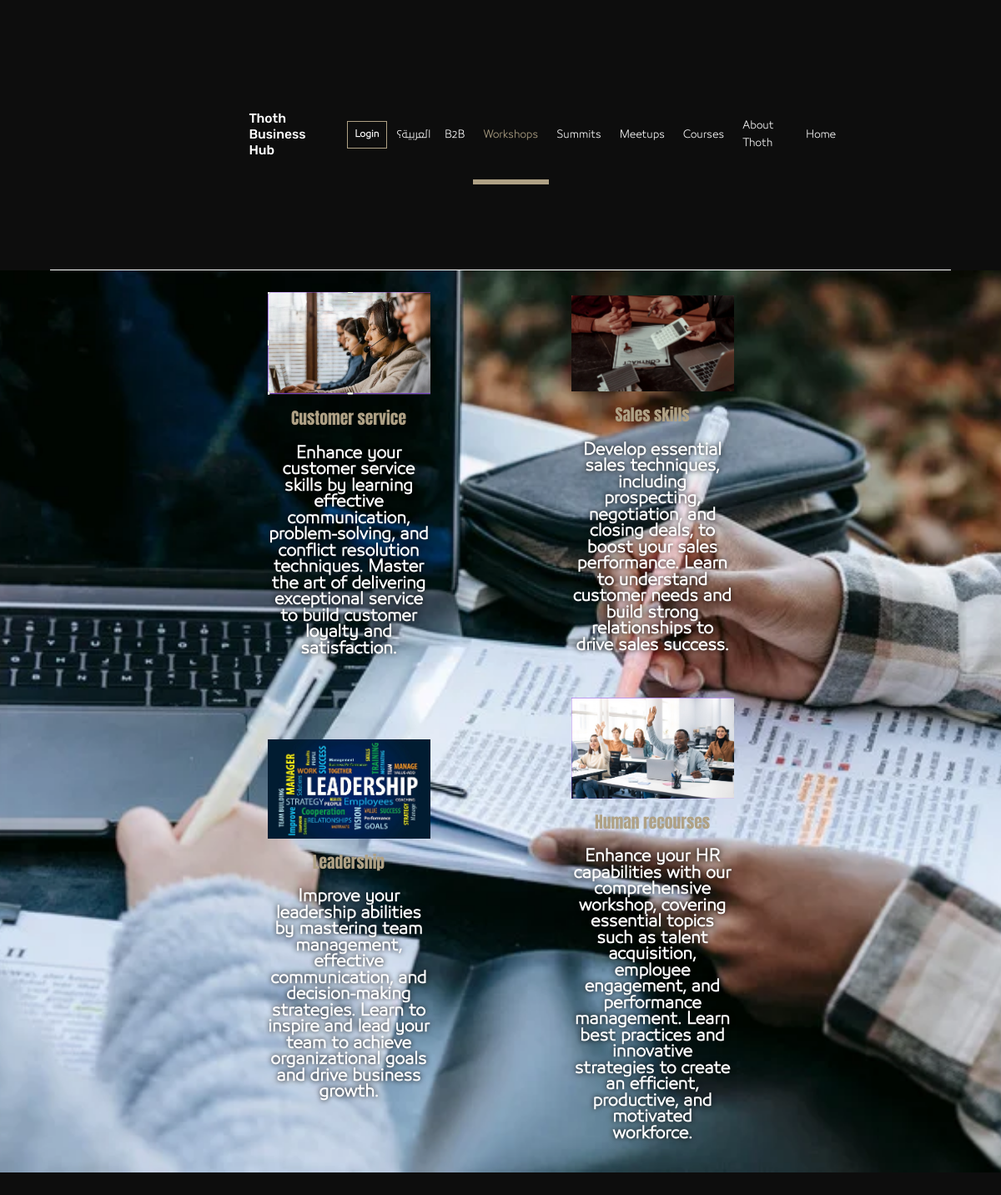
Page /workshop/en/ on the committed database.
### core/models/workshops.py (models this page shows, shortened)
class WorkShopsCategory(models.Model):
    name_en = models.CharField(max_length=100)
    name_ar= models.CharField(max_length=100)
    description_en = models.TextField()
    description_ar = models.TextField()
    banner         = models.ImageField(upload_to="workshopscategory_banner", null=True, blank=True)

### workshops/views.py (the view)
# urls.py: path("workshop/<str:lang>/", views.work_shop, name="workshop"),
def work_shop(req:HttpRequest , lang=None) ->HttpResponse:
    if  lang == None:
        return redirect(
            reverse("core:workshop", args=["en"])
        )
    WorkShopsCategory = workshops.WorkShopsCategory.objects.all()
    context = {
        "lang" : lang         ,
        "active" : "workshops",
        "data" : WorkShopsCategory
    }
    return render(req, "pages/workshops/landing.html", context)

### core/templates/pages/workshops/landing.html (shortened to what this page needs)
{% extends "base.html" %}
{% load static %}
{% block extralink %}
    <link rel="stylesheet" href="{% static 'css/pages/workshops_landing.css' %}">
{% endblock extralink %}
{% block content %}
<main class="main-content">
    <div class="container">
        {% for i in data %}
        <a href="#"  class="workshops-card">
            <img src="{{i.banner.url}}" alt="{{i.name_en}}">
            {% if lang == 'en' %}
            <h1>{{i.name_en}}</h1>
            <p>{{i.description_en}}</p>
            {% elif lang == 'ar' %}
            <h1>{{i.name_ar}}</h1>
            <p>{{i.description_ar}}</p>
            {% endif %}
        </a>
        {% endfor %}
    </div>
</main>
{% endblock content %}

### core/templates/base.html (shortened to what this page needs)
{% load static %}
<!DOCTYPE html>
<html lang="en">
<head>
    <link rel="stylesheet" href="{% static  'css/main.css' %}">
    <link rel="stylesheet" href="{% static  'css/animate.css' %}">
    <link rel="stylesheet" href="{% static  'css/bootstrap.min.css' %}">
    <link rel="stylesheet" href="{% static  'css/style.css' %}">
    <link rel="stylesheet" href="{% static  'fonts-awesome/css/all.min.css' %}">
    {% block extralink %}{% endblock extralink %}
</head>
    <body onload="zoom()">
        {% include "components/navbar.html" %}
        {%  block  content %}
        {%  endblock content %}
</body>
</html>

### core/templates/components/navbar.html (shortened to what this page needs)
{% load static %}
 <div class="ftco-section navbarr" id="Navbar" >
    <div class="container">
        <nav class="navbar navbar-expand-lg ftco_navbar " id="ftco-navbar">
        <div class="container">
            <a class="navbar-brand" href="/">
                <div class="logo">
                    <div class="logo__text">
                        Thoth<br />Business<br />Hub
                    </div>
                </div>
                </a>
          <div class="collapse navbar-collapse" id="ftco-nav">
            <ul  dir="rtl"  class="navbar-nav ml-auto mr-md-3 navbar__links-list">
                <li class="nav-item {% if active == 'home' %}active{% endif %}">
                    <a href="/" dir="rtl" class="nav-link">
                    {% if lang == "ar"  %}
                    الرئيسية
                    {% elif lang == "en" %}
                    Home
                    {% endif %}
                    </a>
                </li>
                <li class="nav-item {% if active == 'about_thoth' %}active{% endif %}">
                    <a class="nav-link" href="/" dir="rtl">
                    {% if lang == "ar" %}
                        عن Thoth
                    {% elif lang == "en" %}
                        About Thoth
                    {% endif %}
                    </a>
                </li>
                <li class="nav-item {% if active == 'courses' %}active{% endif %}">
                    <a class="nav-link" href="{% url 'courses:courses_categories' lang %}"  dir="rtl">
                    {% if lang == "ar" %}
                    دورات تدريبية
                    {% elif lang == "en" %}
                        Courses
                    {% endif %}
                    </a>
                </li>
                <li class="nav-item {% if active == 'meetups' %}active{% endif %}">
                    <a class="nav-link" href="{% url "core:meetups" lang %}" dir="rtl">
                        {% if lang == "ar" %}
                        لقاءات
                        {% elif lang == "en" %}
                        Meetups
                        {% endif %}
                    </a>
                </li>
                <li class="nav-item {% if active == 'summits' %}active{% endif %}">
                    <a class="nav-link" href="{% url "core:summit" lang %}" dir="rtl">
                        {% if lang == "ar" %}
                        مؤتمرات
                        {% elif lang == "en" %}
                        Summits
                        {% endif %}
                    </a>
                </li>
                <li class="nav-item {% if active == 'workshops' %}active{% endif %}" />
                <a class="nav-link" href="{% url 'workshops:workshop' lang %}" dir="rtl">
                    {% if lang == "ar" %}
                    ورشة عمل
                    {% elif lang == "en" %}
                    Workshops
                    {% endif %}
                </a>
            <li class="nav-item {% if active == 'b2b' %}active{% endif %}">
                <a class="nav-link" href="" dir="rtl">
                {% if lang == "ar" %}
                B2B
                {% elif lang == "en" %}
                B2B
                {% endif %}
                </a>
            </li>
            <li class="nav-item" dir="ltr" >
                {% if lang == "ar" %}
                <a  href="{% url 'core:change_lang' %}" dir="ltr">
                    English?
                </a>
                {% elif lang == "en" %}
                <a href="{% url 'core:change_lang' %}" dir="ltr">
                    العربية؟
                </a>
                {% endif %}
            </li>
            {% if not user.is_authenticated %}
    <a href="{% url 'core:login' lang %}" class="navbar__act-button">
        {% if lang == "en" %}
        Login
        {% elif lang == "ar" %}
        تسجيل الدخول
        {% endif %}
    </a>
    {% endif %}
        </ul>
          </div>
        </div>
      </nav>
</div>
</div>

### static_files_dirs/css/main.css (style rules this page uses)
body { background-color: #0D0D0D; }

### static_files_dirs/css/pages/workshops_landing.css (style rules this page uses)
.container { backdrop-filter: blur(1px); display: grid; grid-template-columns: 1fr 1fr; gap: 60px; padding: 40px ; }
.container a img { width: 100%; }
a.workshops-card h1 { font-size: 30px; font-family: "Anton", sans-serif; color: var(--theme-main-color); }
a.workshops-card p , a.workshops-card h1 { text-align: center; }
a.workshops-card p { font-family: "29LT", sans-serif; line-height: 30px; color: var(--white); font-weight: 800; font-size: 28px; text-shadow: 0 0 10px black; }
a.workshops-card { display: flex; width: 60%; flex-direction: column; align-self: center; gap: 20px; justify-self: center; }
a.workshops-card img { height: auto; width: 100%; transition: .4s ease-in; }

### static_files_dirs/css/variables.css (style rules this page uses)
:root { --theme-main-color: #AFA185; --black: #0D0D0D; --white: #F1F1F1; }

### static_files_dirs/css/components/logo.css (style rules this page uses)
.logo { display: flex; gap: 10px; }
.logo__text { color: var(--white); font-size: 24px; font-weight: 500; line-height: 1.2; font-family: "Rubik", sans-serif; }

### static_files_dirs/css/components/navbar.css (style rules this page uses)
.navbarr { display: flex; justify-content: space-between; align-items: center; padding: 20px; border-bottom: var(--white) 2px solid; width: 90%; margin: 0 auto; font-family: "29LT", sans-serif; }
body { background-color: var(--black) !important; }
.navbar__act-button { display: flex; align-items: center; justify-content: center; width: 99px; height: 50px; border: 3px var(--theme-main-color) solid; color: white; font-size: 16px; text-decoration: none; font-weight: bold; transition: .4s; }
.navbar__links-list { display: flex; align-items: center; justify-content: space-between; gap: 18px; font-size: 18px; font-weight: 500; }
.navbar__links-list a { color: var(--white); text-decoration: none; }
.navbar__links-list li.active { position: relative }
.navbar__links-list li.active a { color: var(--theme-main-color) }
.navbar__links-list li.active::before { content: ""; position: absolute; bottom: -67px; left: -10%; width : 120%; height: 8px; background: var(--theme-main-color); }

### static_files_dirs/css/components/hero.css (style rules this page uses)
a { text-decoration: none; color: white; }

### rows in the picture
WorkShopsCategory: banner (picture), name_en "Customer service", description_en "Enhance your customer service skills by learning effective communication, problem-solving, and conflict resolution techniques. Master the art of delivering exceptional service to build customer loyalty and satisfaction."
WorkShopsCategory: banner (picture), name_en "Sales skills", description_en "Develop essential sales techniques, including prospecting, negotiation, and closing deals, to boost your sales performance. Learn to understand customer needs and build strong relationships to drive sales success."
WorkShopsCategory: banner (picture), name_en "Leadership", description_en "Improve your leadership abilities by mastering team management, effective communication, and decision-making strategies. Learn to inspire and lead your team to achieve organizational goals and drive business growth."
WorkShopsCategory: banner (picture), name_en "Human recourses", description_en "Enhance your HR capabilities with our comprehensive workshop, covering essential topics such as talent acquisition, employee engagement, and performance management. Learn best practices and innovative strategies to create an efficient, productive, and motivated workforce."
